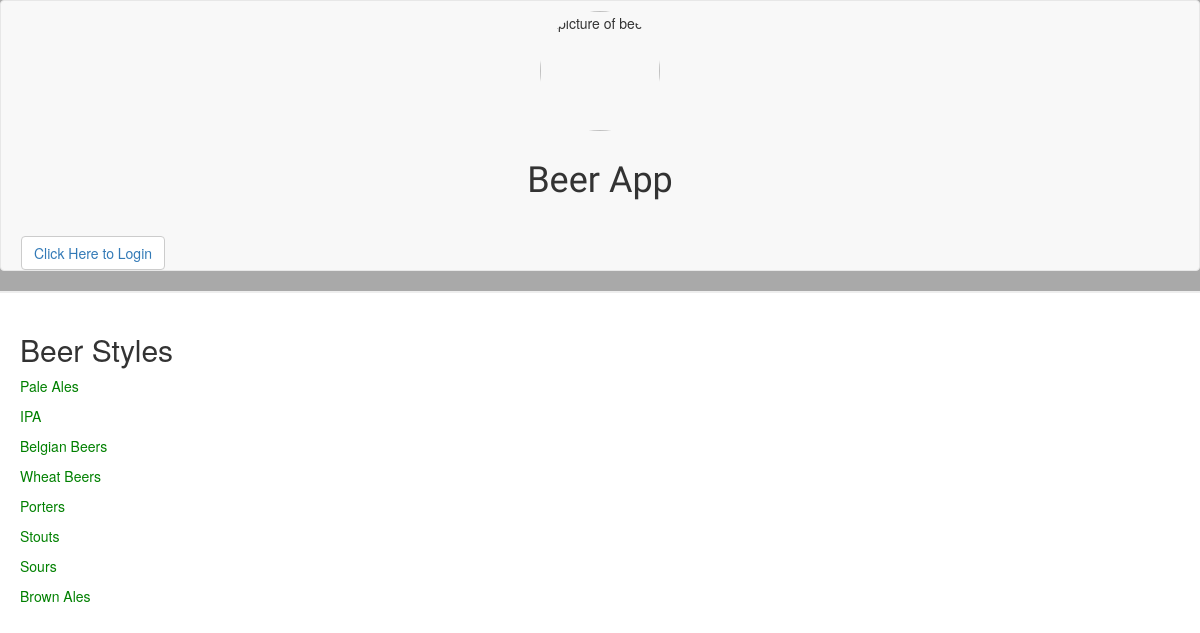
Page /beer/ on the committed database.
### database_setup.py (models this page shows, shortened)
class Beer(Base):
    __tablename__ = 'beer'
    id = Column(Integer, primary_key = True)
    name = Column(String(200), nullable = False)
    user_id = Column(Integer, ForeignKey('user.id'))
    user = relationship(User)

### project.py (the view)
@app.route('/')
@app.route('/beer/')
def showAll():
    beers = session.query(Beer).all()
    menu_item = session.query(MenuItem).all()
    return render_template('beers.html', beers=beers,
                           menuItem=MenuItem, login=login_session)

### templates/beers.html (shortened to what this page needs)
<html>
<head>
	<link rel=stylesheet type=text/css href="{{ url_for('static', filename='styles.css') }}">
	<link rel=stylesheet type=text/css href="{{ url_for('static', filename='bootstrap.min.css') }}">
</head>
<body>
<header>
	<nav class= "navbar navbar-default">
		<div class="container-fluid">
			<div class="row">
				<img src="{{ url_for('static', filename='drink-beer.jpg') }}" class="logo" alt="picture of beer">
				<h1 class="app">Beer App</h1>
			</div>
		</div>
		<div class="col-xs-8">
			{%if 'username' not in login %}
			<button class="btn btn-default"><a href="{{url_for('showLogin')}}">Click Here to Login </a></button>
			{% else %}
			<button class="btn btn-default"<a href="{{url_for('gdisconnect')}}">Logout </a></button>
			{% endif %}
		</div>
</header>
    <div class = "pane">
	    <h2>Beer Styles</h2>
		{% for beer in beers %}
		<a href = "{{url_for('showMenu', beer_id = beer.id)}}"> <p>{{beer.name}}</p></a>
	    {% endfor %}
    </div>
</body>
</html>

### static/styles.css (style rules this page uses)
header { border-bottom: 2px solid #eee; background-color: #A9A9A9; }
body { display: flex; flex-direction: column; max-width: 100%; min-width: 200px; margin: 48px auto 32px; font-family: 'Titillium Web', sans-serif; background-image: }
p { color: green; }
a { text-decoration: none; font-size: 1em; }
.app { padding-top: 10px; padding-bottom: 10px; text-align: center; font-family: 'Rammetto One', cursive; }
.logo { height: 120px; width: 120px; border-radius: 50%; justify-content: flex-start; margin-top: 50px; margin-bottom: 10px; align-items: center; display: block; margin: 0 auto; }
.pane { padding:20px; }
.btn { padding:5px 15px; background:#ccc; border:0 none; cursor:pointer; -webkit-border-radius: 5px; border-radius: 5px; margin: 5px; text-decoration: none; }
.container-fluid { padding: 5px; margin: 5px; border-color: #999999; background-color: ##696969; }

### rows in the picture
Beer: name "Pale Ales"
Beer: name "IPA"
Beer: name "Belgian Beers"
Beer: name "Wheat Beers"
Beer: name "Porters"
Beer: name "Stouts"
Beer: name "Sours"
Beer: name "Brown Ales"
